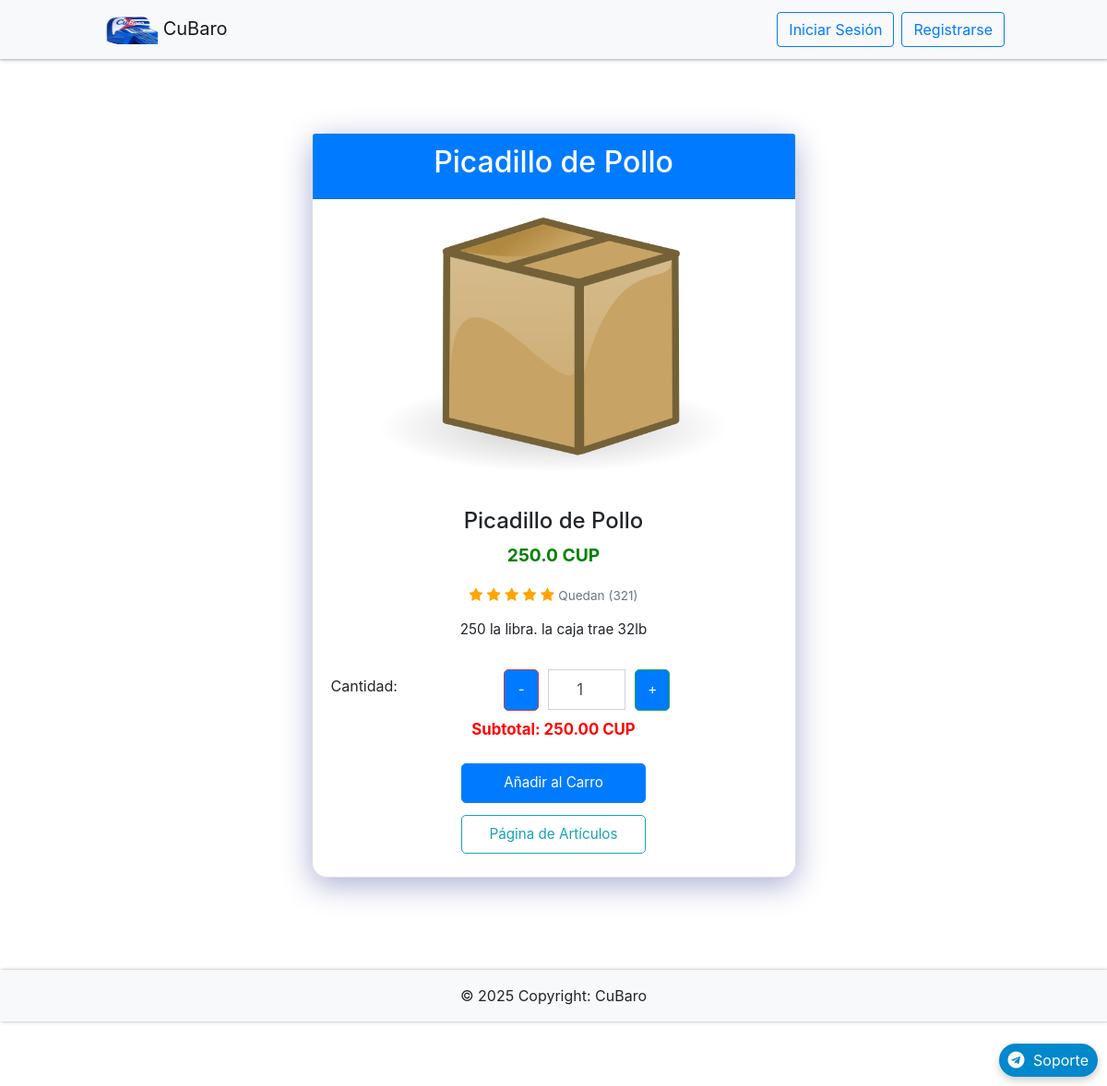
The page /item/21 on the database its author committed.
### app/db_models.py (models this page shows)
class Item(db.Model):
    __tablename__ = "items"
    id = db.Column(db.Integer, primary_key=True)
    name = db.Column(db.String(100), nullable=False)
    price = db.Column(db.Float, nullable=False)
    category = db.Column(db.Text, nullable=False)
    image = db.Column(db.String(250), nullable=False)
    details = db.Column(db.String(250), nullable=False)
    stock_min = db.Column(db.Integer, default=0)
    costo = db.Column(db.Integer)
    stock = db.Column(db.Integer, default=0)
    created_by = db.Column(db.Integer, db.ForeignKey('users.id'), nullable=False)  # Vincular con el creador
    creator = db.relationship('User', backref='items_created')  # Relación con el usuario que creó el producto
    orders = db.relationship('Ordered_item', backref='item', lazy=True, cascade="all, delete, delete-orphan")
    in_cart = db.relationship("Cart", backref="item", lazy=True, cascade="all, delete, delete-orphan")

### app/__init__.py (the view)
    @app.route('/item/<int:id>')
    def item(id):
        item = Item.query.get(id)
        return render_template('item.html', item=item)

### app/templates/item.html (shortened to what this page needs)
{% extends "base.html" %}
{% block content %}
<div class="container">
    <div class="row justify-content-center">
        <div class="col-md-6">
            <div class="card mt-2">
                <div class="card-header bg-primary text-white text-center">
                    <h3>{{ item.name }}</h3>
                </div>
                <div class="card-body">
                    <div class="item-display text-center">
                        <div class="img-wrapper">
                            {% if item.stock > 0 %}
                                <img src="{{ item.image }}" class="pic img-fluid" style="max-height: 300px;" alt="{{ item.name }}">
                            {% else %}
                                <img src="{{ url_for('static', filename='Uploads/agotados.png') }}" class="pic img-fluid" style="max-height: 300px;" alt="Producto agotado">
                            {% endif %}
                        </div>
                        <h4>{{ item.name }}</h4>
                        <p class="right-item"><strong>{{ item.price }} CUP</strong></p>
                        <div>
                            <i class="fa fa-star checked"></i>
                            <i class="fa fa-star checked"></i>
                            <i class="fa fa-star checked"></i>
                            <i class="fa fa-star checked"></i>
                            <i class="fa fa-star checked"></i>
                            <span class="text-muted">Quedan ({{ item.stock }})</span>
                        </div>
                        <div class="details">{{ item.details | safe }}</div>
                        {% if item.stock > 0 %}
                        <form action="{{ url_for('add_to_cart', id=item.id) }}" method="POST">
                            <div class="quantity-container mt-3">
                                <label>Cantidad:</label>
                                <div class="input-group mx-auto">
                                    <button type="button" id="decrease" class="btn btn-danger">-</button>
                                    <input type="number" value="1" name="quantity" id="quantity" min="1" max="{{ item.stock }}"
                                        class="form-control text-center"
                                        oninput="if(this.value > {{ item.stock }}) this.value = {{ item.stock }};" required>
                                    <button type="button" id="increase" class="btn btn-success">+</button>
                                </div>
                            </div>
                            <p class="mt-2"><strong style="color: red;"><span id="subtotal">Subtotal: {{ item.price }} CUP</span></strong></p>
                            <input type="submit" class="btn btn-primary mt-2" value="Añadir al Carro" name="add">
                        </form>
                        <a href="{{ url_for('home') }}" class="btn btn-outline-info mt-2">Página de Artículos</a>
                        {% else %}
                        <p class="text-muted mt-3">Este producto está agotado</p>
                        {% endif %}
                    </div>
                </div>
            </div>
        </div>
    </div>
</div>
{% endblock %}

### app/static/styles.css (style rules this page uses)
:root { --white: #eceff3; --primary-blue: #007bff; --dark-bg: #343a40; --error-red: #ff4c4c; --success-green: #00e676; --chart-red: #ff6384; --chart-blue: #36a2eb; --chart-purple: #cc65fe; --chart-yellow: #ffce56; --chart-green: #2ecc71; --telegram-blue: #0088cc; --telegram-hover: #3688b183; --shadow-light: rgba(0, 0, 0, 0.2); --shadow-dark: rgba(0, 0, 0, 0.19); }
body { padding-top: 80px; }
form .btn { background: var(--primary-blue); color: white; border-radius: 5px; }
.item-display { margin: 0 auto; max-width: 500px; }
.img-wrapper { display: flex; justify-content: center; margin-bottom: 15px; position: relative; }
.pic { width: 150px; height: 150px; transition: transform 0.3s ease-in-out; cursor: pointer; }
.right-item { float: right; color: green; }
.details { padding: 15px 0; }
.checked { color: orange; }
.text-muted { font-size: 0.9rem; color: gray; }
.quantity-container { display: flex; align-items: center; }
button { padding: 5px 10px; font-size: 18px; margin: 0 10px; cursor: pointer; }
.row { display: flex; flex-wrap: wrap; gap: 20px; }
.row>div { flex: 1; min-width: 300px; }
.card { background: rgba(255, 255, 255, 0.05); border-radius: 16px; box-shadow: 0 8px 32px 0 rgba(31, 38, 135, 0.37); backdrop-filter: none; transition: transform 0.3s ease, box-shadow 0.3s ease; margin: 15px; }
body { padding-bottom: 70px; padding-top: 56px; overflow-x: hidden; }
@media (min-width: 992px) { .card { margin: 20px auto; } }
@media (min-width: 992px) { .card-header h3 { font-size: 2rem; } }
@media (min-width: 992px) { .item-display h4 { font-size: 1.5rem; } }
@media (min-width: 992px) { .item-display { max-width: 500px; } }
@media (min-width: 992px) { .input-group { max-width: 190px; width: 100%; } }
@media (min-width: 992px) { .input-group .form-control { padding: 10px 12px; font-size: 1.05rem; text-align: center; height: 44px; } }
@media (min-width: 992px) { .input-group .btn { padding: 10px 13px; font-size: 0.95rem; min-width: 38px; } }
@media (min-width: 992px) { .btn-primary, .btn-outline-info { padding: 9px 18px; font-size: 0.95rem; max-width: 200px; width: 100%; border-radius: 5px; margin: 5px; } }
@media (min-width: 992px) { .right-item { font-size: 1.2rem; float: none; text-align: center; } }
@media (min-width: 992px) { .pic.img-fluid { max-height: 250px; width: auto; height: auto; } }
@media (min-width: 992px) { .details { font-size: 0.95rem; } }
@media (min-width: 992px) { .text-muted { font-size: 0.85rem; } }
@media (min-width: 992px) { #subtotal { font-size: 1.05rem; } }
@media (min-width: 992px) { .row>div { min-width: 200px; } }
.input-group { display: flex; align-items: center; max-width: 250px; margin: 0 auto; width: 100%; }
@media (min-width: 992px) { .input-group { max-width: 200px; width: 100%; } }

### rows shown on the page
Item: name "Picadillo de Pollo", image (placeholder picture), price "250.0", stock "321", details "250 la libra. la caja trae 32lb"
